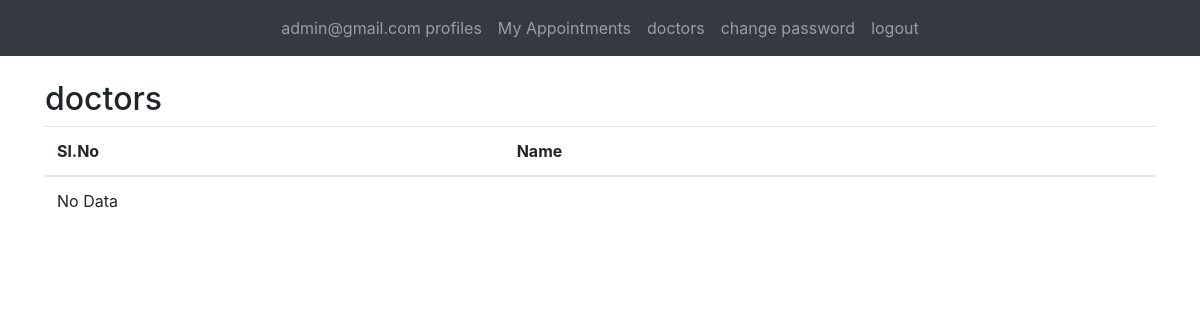
Page /doctors/ (signed in) on the earlier database version.
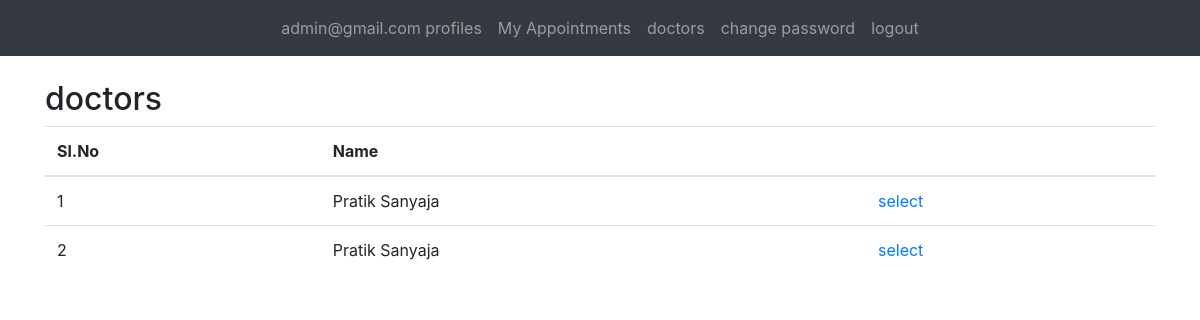
Same page on the later database version.
### doctors/models.py (models this page shows, shortened)
class Doctors(models.Model):
    user = models.ForeignKey(get_user_model(), on_delete=models.CASCADE, related_name='doctors_user')
    specialised = models.CharField(max_length=15, default='PATIENT')
    addr = models.CharField(max_length=155, null=True)
    qualification = models.CharField(max_length=100, blank=True, null=True)

### users/models.py (models this page shows, shortened)
class User(AbstractBaseUser, PermissionsMixin):
    email = models.EmailField(unique=True)
    first_name = models.CharField(_('first name'), max_length=30, blank=True)
    last_name = models.CharField(_('last name'), max_length=150, blank=True)
    is_staff = models.BooleanField(
        _('staff status'),
        default=False,
        help_text=_('Designates whether the user can log into this admin site.'),
    )
    type = models.CharField(max_length=15, choices=USER_TYPE, default='PATIENT')
    date_joined = models.DateTimeField(_('date joined'), default=timezone.now)
    USERNAME_FIELD = 'email'
    objects = UserManager()

### doctors/views.py (the view)
# urls.py: path('doctors/', include('doctors.urls', namespace='doctors')),
def doctors(request):
    doctors_list = models.Doctors.objects.all()
    return render(request, 'doctors.html', {'doctors': doctors_list})

### templates/doctors.html (shortened to what this page needs)
{% extends 'app_base.html' %}
{% block content %}
  <h2>doctors</h2>
   <div class="row">
    <div class="col-md-12 table-responsive">
    <div class="common-table">
     <table class="table my-pagination">
      <thead>
       <tr class="tr-head">
        <th>Sl.No</th>
        <th>Name</th>
        <th></th>
       </tr>
      </thead>
      <tbody>
      {% if doctors %}
          {% for doc in doctors %}
      <tr class="tr-body">
        <td>{{forloop.counter}}</td>
        <td>{{doc.user.first_name}} {{doc.user.last_name}}</td>
        <td><a href="/doctors/appointments/create/{{doc.pk}}" >select</a></td>
      </tr>
       {% endfor %}
       {% else %}
       <tr class="no-data">
        <td colspan="20">No Data</td>
       </tr>
       {% endif %}
      </tbody>
     </table>
     </div>
   </div>
  </div>
{% endblock %}

Differences in the rows shown:
added Doctors: user.first_name "Pratik", user.last_name "Sanyaja"
added Doctors: user.first_name "Pratik", user.last_name "Sanyaja"
Other differences:
text no longer shown: "No Data"
